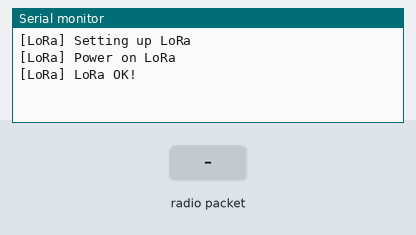
Bench run of a sketch on a simulated ESP32. Shown: the last lines printed to the serial monitor. Inputs (shaded band) come from the test bench. No radio packets arrive unless stated.

Above: at 1.2 s.
1.3 s: radio packet "1" arrives
At 2.5 s:
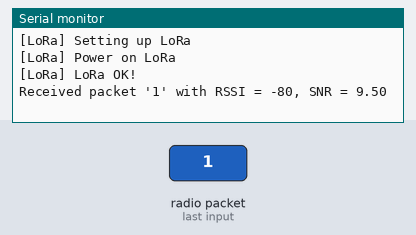
2.8 s: radio packet "0" arrives
At 3.9 s:
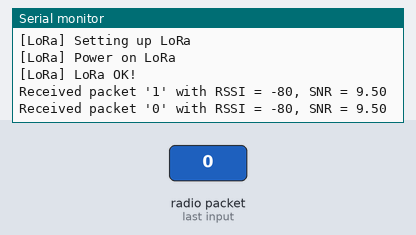
4.3 s: radio packet "2" arrives
At 5.1 s:
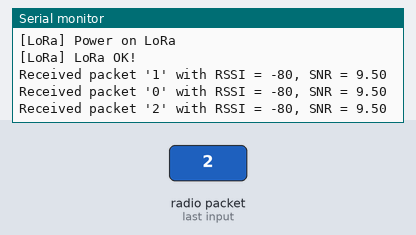

The sketch:

ESP32SimpleReceiver_920Mhz.ino
```cpp
#include "config.h"

void setup()
{
  setupSerial();
  setupLoRa();
}

void loop()
{
  // Do nothing
}
```

03_serial.ino
```cpp
// ====================================
// Serial
// ====================================
void setupSerial() {
  Serial.begin(BAUD_RATE);
}
```

09_lora.ino
```cpp
// ====================================
// Lora
// https://github.com/sandeepmistry/arduino-LoRa/blob/master/API.md
// ====================================
// Setup Lora
void setupLoRa() {
  Serial.println("[LoRa] Setting up LoRa");

  // Power on LoRa
  powerOnLoRa();

  SPI.begin(LORA_SCK, LORA_MISO, LORA_MOSI, LORA_SS);
  LoRa.setPins(LORA_SS, LORA_RESET, LORA_DIO0);

  while (!LoRa.begin(LORA_FREQ)) {
    Serial.println("[LoRa] Starting LoRa failed!");
    delay(1000);
  }

  LoRa.setSpreadingFactor(LORA_SF);
  LoRa.setCodingRate4(LORA_CR); //4/5
  LoRa.setSignalBandwidth(LORA_BW);
  LoRa.setPreambleLength(LORA_PREAMBLE_LENGTH);
  LoRa.enableCrc();
  LoRa.setGain(LORA_LNA_GAIN);

  Serial.println("[LoRa] LoRa OK!");

   // register the receive callback
  LoRa.onReceive(onReceive);

  // put the radio into receive mode
  LoRa.receive();
}

void powerOnLoRa()
{
  Serial.println("[LoRa] Power on LoRa");
  pinMode(LORA_POWER, OUTPUT);
  digitalWrite(LORA_POWER, HIGH);
}

void powerOffLoRa()
{
  Serial.println("[LoRa] Power off LoRa");
  digitalWrite(LORA_POWER, LOW);
  // pinMode(LORA_POWER, INPUT);
}

void onReceive(int packetSize) {
  // received a packet
  Serial.print("Received packet '");

  // read packet
  for (int i = 0; i < packetSize; i++) {
    Serial.print((char)LoRa.read());
  }

  // print RSSI of packet
  Serial.print("' with RSSI = ");
  Serial.print(LoRa.packetRssi());

  // print SNR of packet
  Serial.print(", SNR = ");
  Serial.println(LoRa.packetSnr());
}
```

config.h
```cpp
// ===================================================
// Put all pin mappings and library here
// ===================================================
// Serial
#define BAUD_RATE 115200 //9600

// LoRa
#include <SPI.h>
#include <LoRa.h>

#define LORA_POWER            21 // Low to off, High to on LoRa module

#define LORA_SS               25 // Mini - Must have pull up resistor
#define LORA_SCK              18 // Mini
#define LORA_MOSI             23 // Mini
#define LORA_MISO             19 // Mini
#define LORA_DIO0             26 // Mini
#define LORA_DIO1             35 // Mini
#define LORA_DIO2             34 // Mini
#define LORA_RESET            27 // Mini

#define LORA_FREQ             920E6
#define LORA_SF               9 // 7 is the fastest. 12 is is farthest
#define LORA_CR               5
#define LORA_BW               250E3 // 62.5E3 // 41.7E3 //31.25E3 // 41.7E3 //125E3
#define LORA_PREAMBLE_LENGTH  8
#define LORA_LNA_GAIN         6 // 0-6: 0 to disable. 6 is max gain

// #define PA_OUTPUT_RFO_PIN      0
// #define PA_OUTPUT_PA_BOOST_PIN 1
```

Measured:
- after the input at 1.3 s, the serial monitor: prints a new line at once (image 1)
- after the input at 2.8 s, the serial monitor: prints a new line at once (image 2)
- after the input at 4.3 s, the serial monitor: prints a new line at once (image 3)
